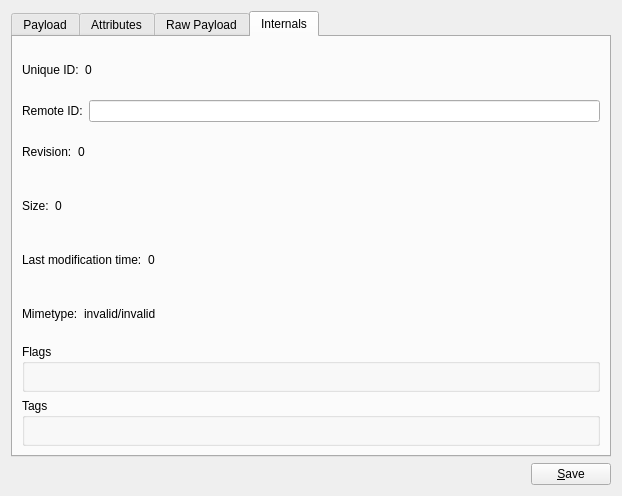
<?xml version="1.0" encoding="UTF-8"?>
<ui version="4.0">
 <class>ContentViewWidget</class>
 <widget class="QWidget" name="ContentViewWidget">
  <property name="geometry">
   <rect>
    <x>0</x>
    <y>0</y>
    <width>622</width>
    <height>496</height>
   </rect>
  </property>
  <layout class="QGridLayout">
   <item row="1" column="0">
    <spacer>
     <property name="orientation">
      <enum>Qt::Horizontal</enum>
     </property>
     <property name="sizeHint" stdset="0">
      <size>
       <width>40</width>
       <height>20</height>
      </size>
     </property>
    </spacer>
   </item>
   <item row="1" column="1">
    <widget class="QPushButton" name="saveButton">
     <property name="text">
      <string>&amp;Save</string>
     </property>
    </widget>
   </item>
   <item row="0" column="0" colspan="2">
    <widget class="QTabWidget" name="mainTabWidget">
     <property name="currentIndex">
      <number>3</number>
     </property>
     <widget class="QWidget" name="tab">
      <attribute name="title">
       <string>Payload</string>
      </attribute>
      <layout class="QVBoxLayout">
       <property name="margin">
        <number>0</number>
       </property>
       <item>
        <widget class="QStackedWidget" name="stack">
         <property name="frameShadow">
          <enum>QFrame::Sunken</enum>
         </property>
         <property name="currentIndex">
          <number>3</number>
         </property>
         <widget class="QWidget" name="unsupportedTypePage">
          <layout class="QVBoxLayout">
           <property name="margin">
            <number>0</number>
           </property>
           <item>
            <widget class="QLabel" name="unsupportedType">
             <property name="text">
              <string>Unsupported Type</string>
             </property>
             <property name="alignment">
              <set>Qt::AlignCenter</set>
             </property>
            </widget>
           </item>
          </layout>
         </widget>
         <widget class="QWidget" name="imageViewPage">
          <layout class="QVBoxLayout" name="verticalLayout_3">
           <item>
            <widget class="QLabel" name="imageView"/>
           </item>
          </layout>
         </widget>
         <widget class="QWidget" name="contactViewPage">
          <layout class="QVBoxLayout" name="verticalLayout_5">
           <item>
            <widget class="Akonadi::ContactViewer" name="contactView" native="true"/>
           </item>
          </layout>
         </widget>
         <widget class="QWidget" name="contactGroupViewPage">
          <layout class="QVBoxLayout" name="verticalLayout_4">
           <item>
            <widget class="Akonadi::ContactGroupViewer" name="contactGroupView" native="true"/>
           </item>
          </layout>
         </widget>
         <widget class="QWidget" name="incidenceViewPage">
          <layout class="QVBoxLayout">
           <property name="margin">
            <number>0</number>
           </property>
           <item>
            <widget class="CalendarSupport::IncidenceViewer" name="incidenceView" native="true"/>
           </item>
          </layout>
         </widget>
         <widget class="QWidget" name="mailViewPage">
          <layout class="QGridLayout" name="gridLayout1">
           <property name="margin">
            <number>0</number>
           </property>
           <item row="0" column="0">
            <widget class="MessageViewer::Viewer" name="mailView"/>
           </item>
          </layout>
         </widget>
        </widget>
       </item>
      </layout>
     </widget>
     <widget class="QWidget" name="tab_4">
      <attribute name="title">
       <string>Attributes</string>
      </attribute>
      <layout class="QGridLayout">
       <item row="0" column="0" colspan="3">
        <widget class="QTreeView" name="attrView">
         <property name="rootIsDecorated">
          <bool>false</bool>
         </property>
        </widget>
       </item>
       <item row="1" column="0">
        <widget class="QLineEdit" name="attrName">
         <property name="placeholderText">
          <string>New Attribute</string>
         </property>
        </widget>
       </item>
       <item row="1" column="1">
        <widget class="QPushButton" name="attrAddButton">
         <property name="text">
          <string>&amp;Add</string>
         </property>
        </widget>
       </item>
       <item row="1" column="2">
        <widget class="QPushButton" name="attrDeleteButton">
         <property name="text">
          <string>&amp;Delete</string>
         </property>
        </widget>
       </item>
      </layout>
     </widget>
     <widget class="QWidget" name="tab_2">
      <attribute name="title">
       <string>Raw Payload</string>
      </attribute>
      <layout class="QGridLayout">
       <property name="margin">
        <number>0</number>
       </property>
       <item row="0" column="0" colspan="2">
        <widget class="KTextEdit" name="dataView">
         <property name="lineWrapMode">
          <enum>QTextEdit::NoWrap</enum>
         </property>
         <property name="acceptRichText">
          <bool>false</bool>
         </property>
        </widget>
       </item>
      </layout>
     </widget>
     <widget class="QWidget" name="tab_3">
      <attribute name="title">
       <string>Internals</string>
      </attribute>
      <layout class="QGridLayout">
       <item row="0" column="0">
        <layout class="QHBoxLayout">
         <item>
          <widget class="QLabel" name="label_2">
           <property name="text">
            <string>Unique ID:</string>
           </property>
          </widget>
         </item>
         <item>
          <widget class="QLabel" name="id">
           <property name="sizePolicy">
            <sizepolicy hsizetype="Preferred" vsizetype="Preferred">
             <horstretch>1</horstretch>
             <verstretch>0</verstretch>
            </sizepolicy>
           </property>
           <property name="text">
            <string>0</string>
           </property>
          </widget>
         </item>
        </layout>
       </item>
       <item row="1" column="0">
        <layout class="QHBoxLayout">
         <item>
          <widget class="QLabel" name="label_4">
           <property name="text">
            <string>Remote ID:</string>
           </property>
           <property name="buddy">
            <cstring>remoteId</cstring>
           </property>
          </widget>
         </item>
         <item>
          <widget class="QLineEdit" name="remoteId"/>
         </item>
        </layout>
       </item>
       <item row="2" column="0">
        <layout class="QHBoxLayout">
         <item>
          <widget class="QLabel" name="label_3">
           <property name="text">
            <string>Revision:</string>
           </property>
          </widget>
         </item>
         <item>
          <widget class="QLabel" name="revision">
           <property name="sizePolicy">
            <sizepolicy hsizetype="Preferred" vsizetype="Preferred">
             <horstretch>1</horstretch>
             <verstretch>0</verstretch>
            </sizepolicy>
           </property>
           <property name="text">
            <string>0</string>
           </property>
          </widget>
         </item>
        </layout>
       </item>
       <item row="3" column="0">
        <layout class="QHBoxLayout">
         <item>
          <widget class="QLabel" name="label_7">
           <property name="text">
            <string>Size:</string>
           </property>
          </widget>
         </item>
         <item>
          <widget class="QLabel" name="size">
           <property name="sizePolicy">
            <sizepolicy hsizetype="Preferred" vsizetype="Preferred">
             <horstretch>1</horstretch>
             <verstretch>0</verstretch>
            </sizepolicy>
           </property>
           <property name="text">
            <string>0</string>
           </property>
          </widget>
         </item>
        </layout>
       </item>
       <item row="4" column="0">
        <layout class="QHBoxLayout">
         <item>
          <widget class="QLabel" name="label_5">
           <property name="text">
            <string>Last modification time:</string>
           </property>
          </widget>
         </item>
         <item>
          <widget class="QLabel" name="modificationtime">
           <property name="sizePolicy">
            <sizepolicy hsizetype="Preferred" vsizetype="Preferred">
             <horstretch>1</horstretch>
             <verstretch>0</verstretch>
            </sizepolicy>
           </property>
           <property name="text">
            <string>0</string>
           </property>
          </widget>
         </item>
        </layout>
       </item>
       <item row="5" column="0">
        <layout class="QHBoxLayout">
         <item>
          <widget class="QLabel" name="label_6">
           <property name="text">
            <string>Mimetype:</string>
           </property>
          </widget>
         </item>
         <item>
          <widget class="QLabel" name="mimeType">
           <property name="sizePolicy">
            <sizepolicy hsizetype="Preferred" vsizetype="Preferred">
             <horstretch>1</horstretch>
             <verstretch>0</verstretch>
            </sizepolicy>
           </property>
           <property name="text">
            <string>invalid/invalid</string>
           </property>
          </widget>
         </item>
        </layout>
       </item>
       <item row="6" column="0">
        <widget class="QGroupBox" name="groupBox">
         <property name="title">
          <string>Flags</string>
         </property>
         <layout class="QVBoxLayout" name="verticalLayout_6">
          <item>
           <widget class="KEditListWidget" name="flags">
            <property name="sizePolicy">
             <sizepolicy hsizetype="Preferred" vsizetype="Preferred">
              <horstretch>0</horstretch>
              <verstretch>1</verstretch>
             </sizepolicy>
            </property>
            <property name="buttons">
             <set>KEditListWidget::Add|KEditListWidget::Remove</set>
            </property>
            <property name="title" stdset="0">
             <string>Flags</string>
            </property>
           </widget>
          </item>
         </layout>
        </widget>
       </item>
       <item row="7" column="0">
        <widget class="QGroupBox" name="groupBox_2">
         <property name="title">
          <string>Tags</string>
         </property>
         <layout class="QVBoxLayout" name="verticalLayout">
          <item>
           <widget class="KEditListWidget" name="tags">
            <property name="sizePolicy">
             <sizepolicy hsizetype="Preferred" vsizetype="Preferred">
              <horstretch>0</horstretch>
              <verstretch>1</verstretch>
             </sizepolicy>
            </property>
            <property name="buttons">
             <set>KEditListWidget::Add|KEditListWidget::Remove</set>
            </property>
            <property name="title" stdset="0">
             <string>Flags</string>
            </property>
           </widget>
          </item>
         </layout>
        </widget>
       </item>
      </layout>
     </widget>
    </widget>
   </item>
  </layout>
 </widget>
 <customwidgets>
  <customwidget>
   <class>KEditListWidget</class>
   <extends>QWidget</extends>
   <header>keditlistwidget.h</header>
   <container>1</container>
  </customwidget>
  <customwidget>
   <class>KTextEdit</class>
   <extends>QTextEdit</extends>
   <header>ktextedit.h</header>
  </customwidget>
  <customwidget>
   <class>CalendarSupport::IncidenceViewer</class>
   <extends>QWidget</extends>
   <header location="global">CalendarSupport/IncidenceViewer</header>
  </customwidget>
  <customwidget>
   <class>MessageViewer::Viewer</class>
   <extends>QTextBrowser</extends>
   <header location="global">messageviewer/viewer.h</header>
  </customwidget>
  <customwidget>
   <class>Akonadi::ContactViewer</class>
   <extends>QWidget</extends>
   <header location="global">Akonadi/Contact/ContactViewer</header>
   <container>1</container>
  </customwidget>
  <customwidget>
   <class>Akonadi::ContactGroupViewer</class>
   <extends>QWidget</extends>
   <header location="global">Akonadi/Contact/ContactGroupViewer</header>
   <container>1</container>
  </customwidget>
 </customwidgets>
 <resources/>
 <connections/>
</ui>
